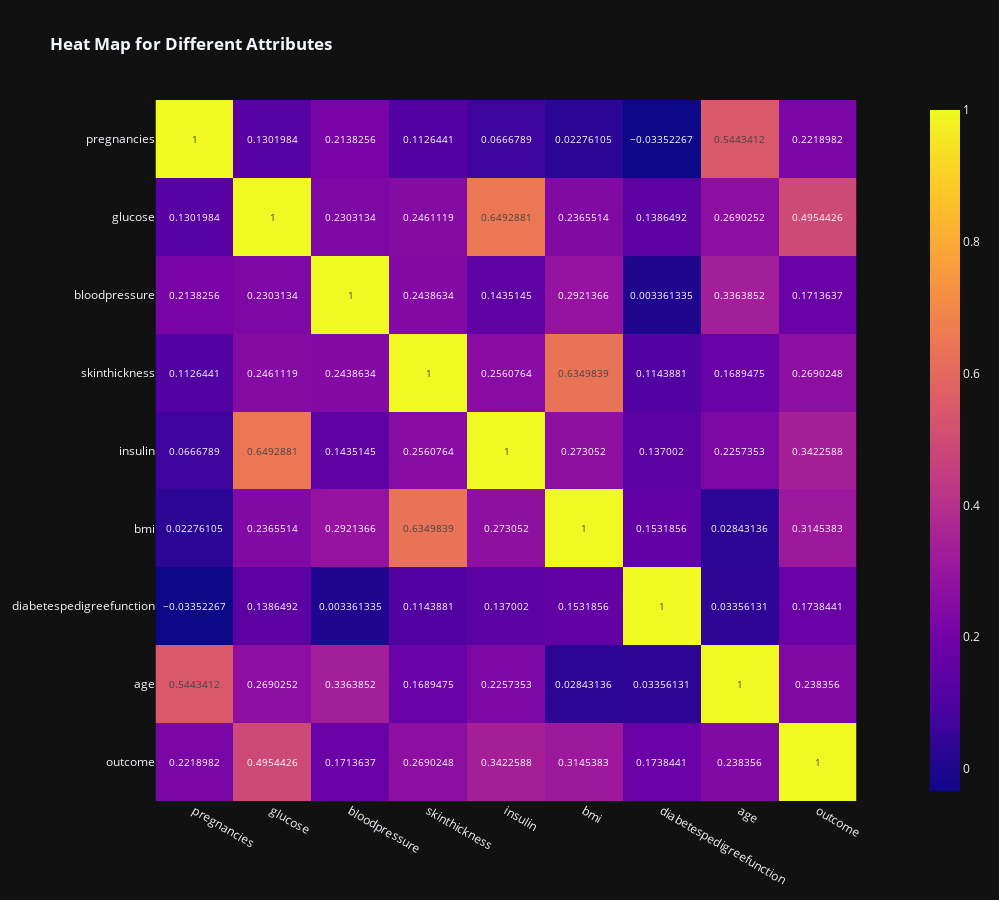

This figure's notebook cell:
### Markdown cell above
# Question 6
* Perform correlation analysis. Visually explore it using a heat map.

### Code cell
fig = px.imshow(df.corr(),
            text_auto =True,
            height =900,
            width = 999,
            template = 'plotly_dark', 
            title = '<b>Heat Map for Different Attributes')
fig.show()

### Figure 1 — Plotly figure (JSON) as saved in the notebook; plotly's stock layout.template omitted (floating-point values rounded to 4 significant figures)
{"data": [{"coloraxis": "coloraxis", "hovertemplate": "x: %{x}<br>y: %{y}<br>color: %{z}<extra></extra>", "name": "0", "texttemplate": "%{z}", "type": "heatmap", "x": ["pregnancies", "glucose", "bloodpressure", "skinthickness", "insulin", "bmi", "diabetespedigreefunction", "age", "outcome"], "xaxis": "x", "y": ["pregnancies", "glucose", "bloodpressure", "skinthickness", "insulin", "bmi", "diabetespedigreefunction", "age", "outcome"], "yaxis": "y", "z": [[1, 0.1302, 0.2138, 0.1126, 0.06668, 0.02276, -0.03352, 0.5443, 0.2219], [0.1302, 1, 0.2303, 0.2461, 0.6493, 0.2366, 0.1386, 0.269, 0.4954], [0.2138, 0.2303, 1, 0.2439, 0.1435, 0.2921, 0.003361, 0.3364, 0.1714], [0.1126, 0.2461, 0.2439, 1, 0.2561, 0.635, 0.1144, 0.1689, 0.269], [0.06668, 0.6493, 0.1435, 0.2561, 1, 0.2731, 0.137, 0.2257, 0.3423], [0.02276, 0.2366, 0.2921, 0.635, 0.2731, 1, 0.1532, 0.02843, 0.3145], [-0.03352, 0.1386, 0.003361, 0.1144, 0.137, 0.1532, 1, 0.03356, 0.1738], [0.5443, 0.269, 0.3364, 0.1689, 0.2257, 0.02843, 0.03356, 1, 0.2384], [0.2219, 0.4954, 0.1714, 0.269, 0.3423, 0.3145, 0.1738, 0.2384, 1]]}], "layout": {"coloraxis": {"colorscale": [[0, "#0d0887"], [0.1111, "#46039f"], [0.2222, "#7201a8"], [0.3333, "#9c179e"], [0.4444, "#bd3786"], [0.5556, "#d8576b"], [0.6667, "#ed7953"], [0.7778, "#fb9f3a"], [0.8889, "#fdca26"], [1, "#f0f921"]]}, "height": 900, "title": {"text": "<b>Heat Map for Different Attributes"}, "width": 999, "xaxis": {"anchor": "y", "constrain": "domain", "domain": [0, 1], "scaleanchor": "y"}, "yaxis": {"anchor": "x", "autorange": "reversed", "constrain": "domain", "domain": [0, 1]}}}
